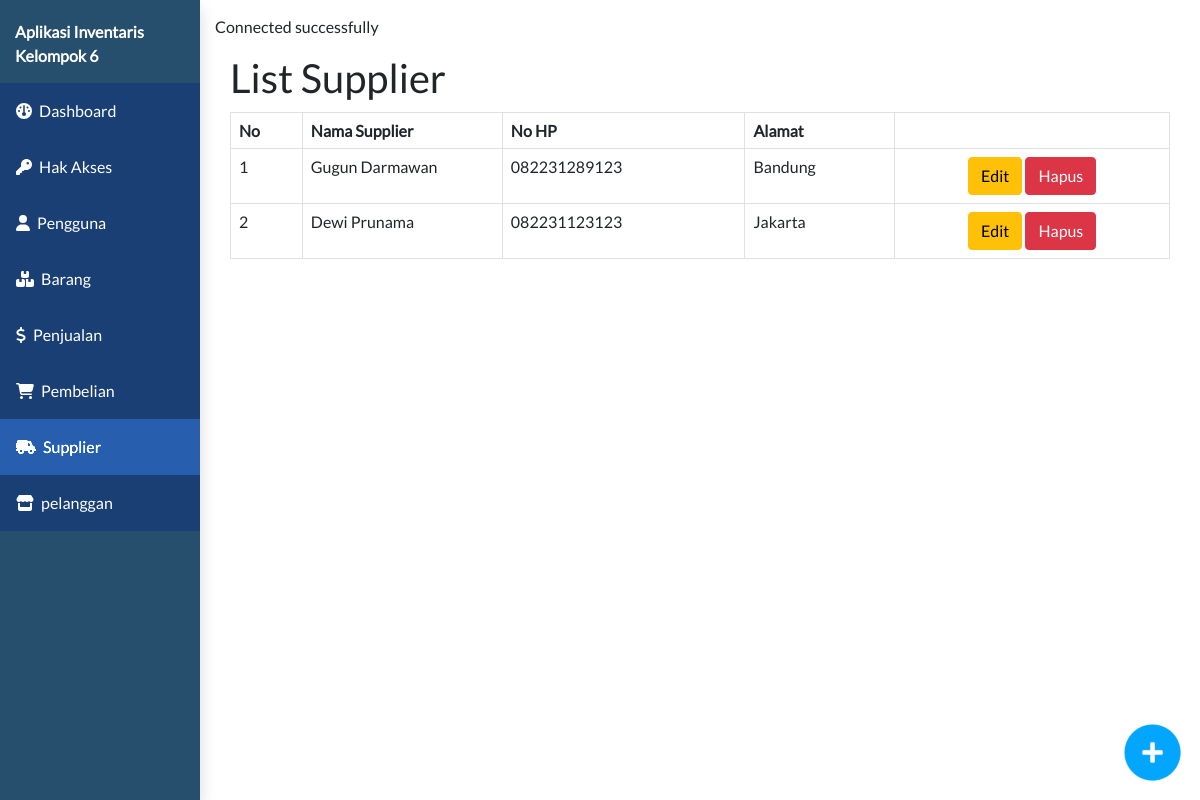
Screenshot of /admin.php?page=supplier&subpage=supplier-list with the database file from the repository.
### tables this page shows
CREATE TABLE `supplier` (
  `id_supplier` int NOT NULL AUTO_INCREMENT,
  `nama_supplier` varchar(50) NULL DEFAULT NULL,
  `alamat_supplier` text NULL,
  `no_hp_supplier` varchar(20) NULL DEFAULT NULL,
  PRIMARY KEY (`id_supplier`) USING BTREE
);

### controller/supplier_controller.php (called while the page is built, shortened)
<?php
require_once "controller/base_controller.php";
class SupplierController {
    function callmodel(){
        $baseController = new BaseController();
    }
    function supplier_list(){
        $model = new model;
        $supplier_list = $model->select("supplier");
        return $supplier_list;
    }
}
?>

### model/model.php (called while the page is built, shortened)
<?php
class model {
    function select($table){
        require "koneksi.php";
        $data = mysqli_query($connect, "SELECT * FROM $table");
        $dataarray = array();
            while($row = mysqli_fetch_assoc($data)){
                $dataarray[] = $row;
            }
        return $dataarray;
    }
}
?>

### view/supplier/supplier-list.php (the view, shortened to what this page needs)
<?php
require_once "controller/supplier_controller.php";
$supplierController = new SupplierController();
$supplierController->callasset();
$supplier_list = $supplierController->supplier_list();
?>
<html>
<head>
</head>
<div class="clm-12 np">
  <div class="container-full" id="daftarproduk">
    <h1>List Supplier</h1>
    <table class="table table-bordered" style="margin-top:10px">
      <?php if ($supplier_list != null) : ?>
        <thead>
          <th>No</th>
          <th>Nama Supplier</th>
          <th>No HP</th>
          <th>Alamat</th>
          <th></th>
        </thead>
        <?php $no = 1;
        foreach ($supplier_list as  $supplier) : ?>
          <tr>
            <td><?php echo $no;
                $no++ ?></td>
            <td style="width:200px"><?php echo $supplier['nama_supplier'] ?></td>
            <td><?php echo $supplier['no_hp_supplier'] ?></td>
            <td><?php echo $supplier['alamat_supplier'] ?></td>
            <td class="text-center">
              <a href="submit.php?supplier-edit=<?php echo $supplier['id_supplier'] ?>"><button class="btn btn-warning">Edit</button></a>
              <a href="submit.php?supplier-delete=<?php echo $supplier['id_supplier'] ?>"><button class="btn btn-danger">Hapus</button></a>
            </td>
          </tr>
        <?php endforeach ?>
      <?php else : ?>
        <tr>
          <td colspan="7" style="text-align:center">Tidak Ada Data.</td>
        </tr>
      <?php endif ?>
    </table>
  </div>
</div>
<div class="fly-right">
  <a href="?page=supplier&&subpage=supplier-detail">
    <img src="assets/img/add_blue.png" class="flyitem" style="width:65px; height:65px;">
  </a>
</div>
</html>

### assets/css/style.css (style rules this page uses)
* { font-family: 'lato'; margin: 0px; }
.clm-1, .clm-2, .clm-3, .clm-4, .clm-5, .clm-6, .clm-7, .clm-8, .clm-9, .clm-10, .clm-11, .clm-12 { float:left; padding:10px; box-sizing: border-box; }
.clm-12 { width:100%; }
.container-full { width: 100%; padding:15px;; margin-left: auto; margin-right: auto; box-sizing: border-box; float:left; }
.np { padding:0px; }
.fly-right { position: fixed; bottom:0px; right: 0px; float: left; padding: 15px; }

### rows the page displays
supplier: nama_supplier "Gugun Darmawan", no_hp_supplier "082231289123", alamat_supplier "Bandung"
supplier: nama_supplier "Dewi Prunama", no_hp_supplier "082231123123", alamat_supplier "Jakarta"
